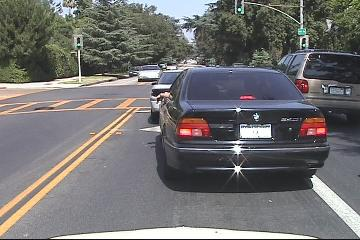
#> input picture 02.AI_ML/ml_data/objects/training/car/image_0101.jpg, 360 x 240 px; its folder holds only this picture in this run
$ python demo14_objects.py
#> lines starting #> are read from the running program, lines starting #| are printed output that depends on the picture
'''
1. 读取training文件夹中的训练图片样本，
   每个图片对应一个desc矩阵，每个desc都有一个类别（car）。
2. 把所有类别为car的desc合并在一起，形成训练集。
	| desc |       |
	| desc | car   |
	| desc |       |
	.....
	由上述训练集样本可以训练一个用于匹配car的HMM。
3. 训练3个HMM分别对应每个物体类别。 保存在列表中。
4. 读取testing文件夹中的测试样本，整理测试样本
	| desc | car   |
	| desc | moto  |

5. 针对每一个测试样本：
   1. 分别使用3个HMM模型，对测试样本计算score得分。
   2. 取3个模型中得分最高的模型所属类别作为预测类别。
'''
import os
import numpy as np
import cv2 as cv
import hmmlearn.hmm as hl

def search_files(directory):
#> called with directory = '../ml_data/objects/training'
    directory = os.path.normpath(directory)

    objects = {}
    for curdir, subdirs, files in os.walk(directory):
        for file in files:
            if(file.endswith('.jpg')):
                label = curdir.split(os.path.sep)[-1]
                if label not in objects:
                    objects[label] = []
                path = os.path.join(curdir, file)
                objects[label].append(path)
    return objects

#加载训练集样本数据，训练模型，模型存储
train_objects = search_files('../ml_data/objects/training')
train_x, train_y = [], []
for label, filenames in train_objects.items():
    descs = np.array([])
    for filename in filenames:
        image = cv.imread(filename)
#> image is the input picture: shape (240, 360, 3); mean B, G, R 111.6, 112, 113.3
        gray = cv.cvtColor(image, cv.COLOR_BGR2GRAY)
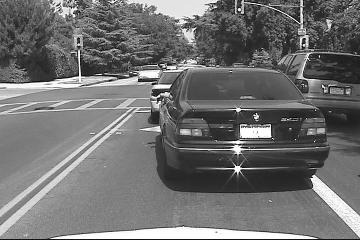
#> gray: shape (240, 360); min 1, max 255, mean 112.3
        #范围缩放，使特征描述矩阵样本数量一致
        h, w = gray.shape[:2]
#> h = 240; w = 360
        f = 200 / min(h, w)
#> f = 0.833
        gray = cv.resize(gray, None, fx=f, fy=f)
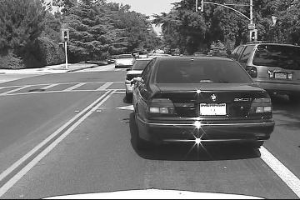
#> gray: shape (200, 300); min 13, max 255, mean 112.2
        sift = cv.xfeatures2d.SIFT_create()
        keypoints = sift.detect(gray)
#> keypoints = 408 keypoints; strongest (x, y, size): (198, 141, 3.9), (221, 110, 7), (198, 91, 2.3), (214, 97, 2.7)
        _, desc = sift.compute(gray, keypoints)
        if len(descs) == 0:
            descs = desc
        else:
            descs = np.append(descs, desc, axis=0)
    train_x.append(descs)
    train_y.append(label)
models = {}
for descs, label in zip(train_x, train_y):
#> (the run stopped early here; a loop or call above may not have finished)
